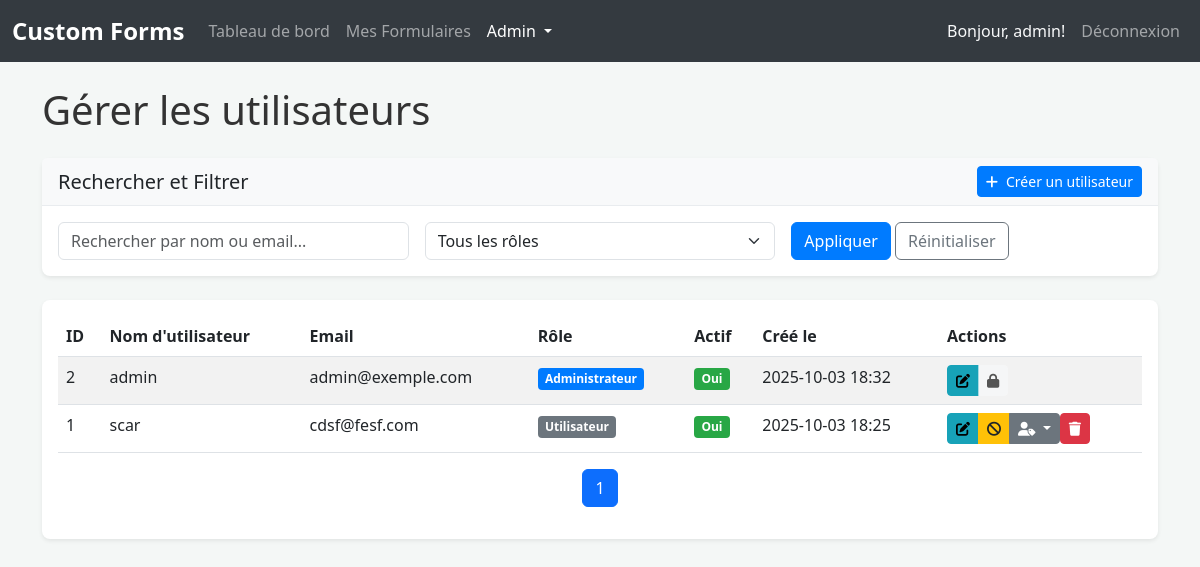
The app's page /admin/users (signed in) with its own data.
### app/models.py (models this page shows, shortened)
class User(UserMixin, db.Model):
    __tablename__ = 'users'
    id = db.Column(db.Integer, primary_key=True)
    username = db.Column(db.String(64), unique=True, nullable=False)
    email = db.Column(db.String(120), unique=True, nullable=False)
    password_hash = db.Column(db.String(128))
    role = db.Column(db.String(20), default='user')  # 'user', 'creator', 'admin'
    is_active = db.Column(db.Boolean, default=True)
    created_at = db.Column(db.DateTime, default=datetime.utcnow)
    last_login = db.Column(db.DateTime)
    forms = db.relationship('Form', backref='author', lazy='dynamic')
    form_responses = db.relationship('FormResponse', backref='responder', lazy='dynamic')
    email_logs = db.relationship('EmailLog', backref='user', lazy='dynamic')
    forms_shared_by_me = db.relationship(
        'FormShare',
        foreign_keys='FormShare.sharer_id',
        backref='sharer',
        lazy='dynamic'
    )
    shared_forms_with_me = db.relationship(
        'FormShare',
        foreign_keys='FormShare.shared_with_id',
        backref='shared_with',
        lazy='dynamic'
    )
    def is_admin(self):
        return self.role == 'admin'
    def get_role_display(self):
        roles = {'user': 'Utilisateur', 'creator': 'Créateur', 'admin': 'Administrateur'}
        return roles.get(self.role, 'Inconnu')
    def get_role_badge_class(self):
        classes = {
            'user': 'badge bg-secondary',
            'creator': 'badge bg-info',
            'admin': 'badge bg-primary'
        }
        return classes.get(self.role, 'badge bg-light')

### app/routes/admin.py (the view)
@admin_bp.route('/users')
@admin_required
def manage_users():
   page = request.args.get('page', 1, type=int)
   search = request.args.get('search', '', type=str)
   role_filter = request.args.get('role', '', type=str)
   query = User.query
   if search:
       query = query.filter(
           (User.username.contains(search)) |
           (User.email.contains(search))
       )
   if role_filter:
       query = query.filter(User.role == role_filter)
   users = query.order_by(User.created_at.desc()).paginate(
       page=page, per_page=20, error_out=False
   )
   return render_template('admin/manage_users.html',
                        users=users,
                        search=search,
                        role_filter=role_filter)

### app/models.py (called while the page is built)
@login_manager.user_loader
def load_user(user_id):
    return User.query.get(int(user_id))

### app/routes/admin.py (called while the page is built)
def admin_required(f):
   @wraps(f) # Utilisez functools.wraps ici
   @login_required
   def decorated_function(*args, **kwargs):
       if not current_user.is_authenticated or not current_user.is_admin():
           flash('Accès refusé. Vous devez être administrateur.', 'error')
           return redirect(url_for('main.index'))
       return f(*args, **kwargs)
   return decorated_function

### app/templates/admin/manage_users.html (shortened to what this page needs)
{% extends "base.html" %}
{% block content %}
<h1 class="mb-4">Gérer les utilisateurs</h1>
<div class="card shadow-sm mb-4">
    <div class="card-header d-flex justify-content-between align-items-center">
        <h5 class="mb-0">Rechercher et Filtrer</h5>
        <a href="{{ url_for('admin.create_user') }}" class="btn btn-primary btn-sm">
            <i class="fas fa-plus me-2"></i>Créer un utilisateur
        </a>
    </div>
    <div class="card-body">
        <form method="GET" action="{{ url_for('admin.manage_users') }}" class="row g-3 align-items-center">
            <div class="col-md-4">
                <input type="text" class="form-control" id="search" name="search" placeholder="Rechercher par nom ou email..." value="{{ search }}">
            </div>
            <div class="col-md-4">
                <select class="form-select" id="role" name="role">
                    <option value="">Tous les rôles</option>
                </select>
            </div>
            <div class="col-md-auto">
                <button type="submit" class="btn btn-primary">Appliquer</button>
                <a href="{{ url_for('admin.manage_users') }}" class="btn btn-outline-secondary">Réinitialiser</a>
            </div>
        </form>
    </div>
</div>
<div class="card shadow-sm">
    <div class="card-body">
        {% if users.items %}
        <div class="table-responsive">
            <table class="table table-hover table-striped">
                <thead>
                    <tr>
                        <th>ID</th>
                        <th>Nom d'utilisateur</th>
                        <th>Email</th>
                        <th>Rôle</th>
                        <th>Actif</th>
                        <th>Créé le</th>
                        <th>Actions</th>
                    </tr>
                </thead>
                <tbody>
                    {% for user in users.items %}
                    <tr>
                        <td>{{ user.id }}</td>
                        <td>{{ user.username }}</td>
                        <td>{{ user.email }}</td>
                        <td>
                            <span class="{{ user.get_role_badge_class() }}">{{ user.get_role_display() }}</span>
                        </td>
                        <td>
                            <span class="badge bg-{{ 'success' if user.is_active else 'danger' }}">
                                {{ 'Oui' if user.is_active else 'Non' }}
                            </span>
                        </td>
                        <td>{{ user.created_at.strftime('%Y-%m-%d %H:%M') }}</td>
                        <td>
                            <div class="btn-group" role="group">
                                <a href="{{ url_for('admin.edit_user', user_id=user.id) }}" class="btn btn-sm btn-info" title="Modifier"><i class="fas fa-edit"></i></a>
                                {% if user.id != current_user.id %}
                                <button type="button" class="btn btn-sm btn-{{ 'warning' if user.is_active else 'success' }}"
                                        onclick="toggleUserStatus({{ user.id }})"
                                        title="{{ 'Désactiver' if user.is_active else 'Activer' }}">
                                    <i class="fas fa-{{ 'ban' if user.is_active else 'check-circle' }}"></i>
                                </button>
                                <button type="button" class="btn btn-sm btn-secondary dropdown-toggle" data-bs-toggle="dropdown" aria-expanded="false" title="Changer le rôle">
                                    <i class="fas fa-user-tag"></i>
                                </button>
                                <form action="{{ url_for('admin.delete_user', user_id=user.id) }}" method="POST" class="d-inline" onsubmit="return confirm('Êtes-vous sûr de vouloir supprimer cet utilisateur ?');">
                                    <button type="submit" class="btn btn-sm btn-danger" title="Supprimer"><i class="fas fa-trash"></i></button>
                                </form>
                                {% else %}
                                <button type="button" class="btn btn-sm btn-light" disabled title="Vous ne pouvez pas modifier votre propre compte">
                                    <i class="fas fa-lock"></i>
                                </button>
                                {% endif %}
                            </div>
                        </td>
                    </tr>
                    {% endfor %}
                </tbody>
            </table>
        </div>
        <nav aria-label="Page navigation">
            <ul class="pagination justify-content-center">
                {% for page_num in users.iter_pages() %}
                    {% if page_num %}
                        {% if page_num == users.page %}
                        <li class="page-item active"><a class="page-link" href="#">{{ page_num }}</a></li>
                        {% else %}
                        <li class="page-item"><a class="page-link" href="{{ url_for('admin.manage_users', page=page_num, search=search, role=role_filter) }}">{{ page_num }}</a></li>
                        {% endif %}
                    {% else %}
                    <li class="page-item disabled"><a class="page-link" href="#">...</a></li>
                    {% endif %}
                {% endfor %}
            </ul>
        </nav>
        {% else %}
        <p class="text-center">Aucun utilisateur trouvé.</p>
        {% endif %}
    </div>
</div>
{% endblock %}

### app/templates/base.html (shortened to what this page needs)
<!DOCTYPE html>
<html lang="fr">
<head>
    <link href="https://cdn.jsdelivr.net/npm/bootstrap@5.3.0/dist/css/bootstrap.min.css" rel="stylesheet">
    <link rel="stylesheet" href="{{ url_for('static', filename='css/style.css') }}">
    <link rel="stylesheet" href="https://cdnjs.cloudflare.com/ajax/libs/font-awesome/6.0.0-beta3/css/all.min.css">
</head>
<body>
    <nav class="navbar navbar-expand-lg navbar-dark bg-dark">
        <div class="container-fluid">
            <a class="navbar-brand" href="{{ url_for('main.index') }}">Custom Forms</a>
            <div class="collapse navbar-collapse" id="navbarNav">
                <ul class="navbar-nav me-auto mb-2 mb-lg-0">
                    {% if current_user.is_authenticated %}
                    <li class="nav-item">
                        <a class="nav-link {% if request.endpoint == 'main.dashboard' %}active{% endif %}" href="{{ url_for('main.dashboard') }}">Tableau de bord</a>
                    </li>
                    <li class="nav-item">
                        <a class="nav-link {% if request.endpoint == 'forms.list_forms' %}active{% endif %}" href="{{ url_for('forms.list_forms') }}">Mes Formulaires</a>
                    </li>
                    {% if current_user.is_admin() %}
                    <li class="nav-item dropdown">
                        <a class="nav-link dropdown-toggle {% if request.blueprint == 'admin' %}active{% endif %}" href="#" id="adminDropdown" role="button" data-bs-toggle="dropdown" aria-expanded="false">
                            Admin
                        </a>
                    </li>
                    {% endif %}
                    {% endif %}
                </ul>
                <ul class="navbar-nav ms-auto">
                    {% if current_user.is_authenticated %}
                    <li class="nav-item">
                        <span class="nav-link text-light">Bonjour, {{ current_user.username }}!</span>
                    </li>
                    <li class="nav-item">
                        <a class="nav-link" href="{{ url_for('auth.logout') }}">Déconnexion</a>
                    </li>
                    {% endif %}
                </ul>
            </div>
        </div>
    </nav>
    <div class="container mt-4">
        {% block content %}{% endblock %}
    </div>
</body>
</html>

### app/static/css/style.css (style rules this page uses)
:root { --primary-color: #0d6efd; --secondary-color: #6c757d; --success-color: #198754; --danger-color: #dc3545; --warning-color: #ffc107; --info-color: #0dcaf0; --light-color: #f8f9fa; --dark-color: #212529; }
body { font-family: "Segoe UI", Tahoma, Geneva, Verdana, sans-serif; background-color: #f4f7f6; color: #333; }
.navbar-brand { font-weight: bold; font-size: 1.5rem; }
.navbar { margin-bottom: 20px; }
.card { border: none; border-radius: .5rem; box-shadow: 0 0.125rem 0.25rem rgba(0, 0, 0, 0.075); }
.card-header { background-color: #f8f9fa; border-bottom: 1px solid #e9ecef; font-weight: bold; }
.btn-primary { background-color: #007bff; border-color: #007bff; }
.btn-info { background-color: #17a2b8; border-color: #17a2b8; }
.btn-warning { background-color: #ffc107; border-color: #ffc107; color: #212529; }
.btn-danger { background-color: #dc3545; border-color: #dc3545; }
.table-responsive { border-radius: 0.375rem; overflow: hidden; }
.table-striped tbody tr:nth-of-type(odd) { background-color: rgba(0, 0, 0, 0.05); }
.bg-primary { background-color: #007bff !important; }
.bg-success { background-color: #28a745 !important; }
.bg-secondary { background-color: #6c757d !important; }
.bg-dark { background-color: #343a40 !important; }
.badge { font-size: 0.75em; padding: 0.4em 0.6em; border-radius: 0.25rem; }

### records on screen
User: username "admin", id "2", email "admin@exemple.com", role "Administrateur", is_active "Oui", created_at "2025-10-03 18:32"
User: id "1", username "scar", email "cdsf@fesf.com", role "Utilisateur", is_active "Oui", created_at "2025-10-03 18:25"

### other values on screen
{{ page_num }} "1"
